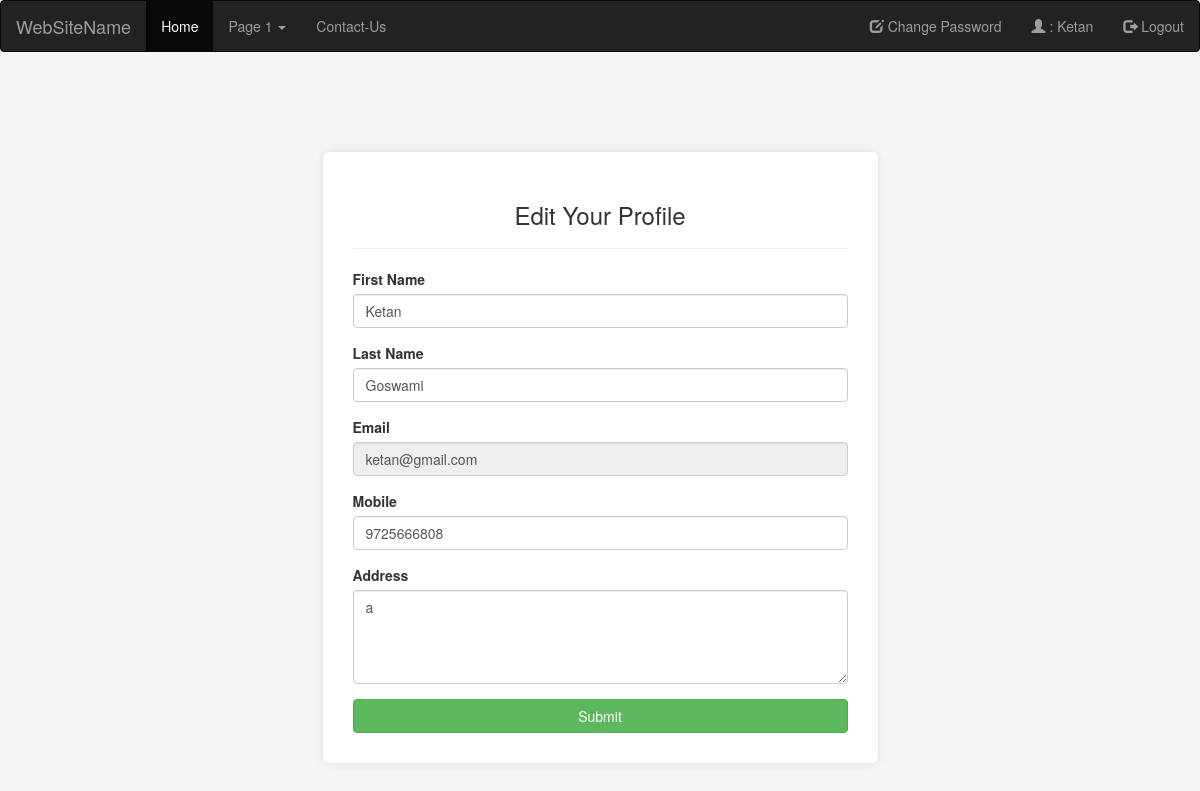
The page /profile/ (signed in) on the database as committed earlier.
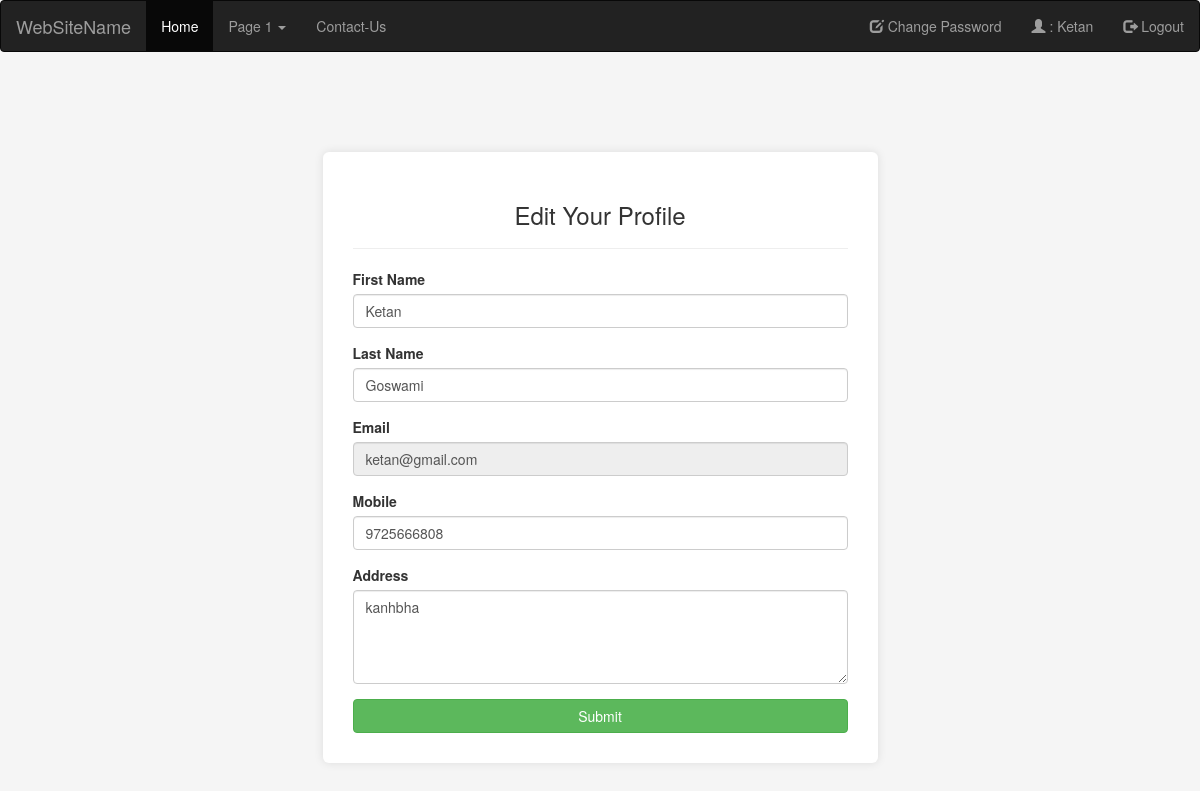
The same page on the database as committed later.
### myapp/models.py (models this page shows, shortened)
class User(models.Model):
    fname=models.CharField(max_length=100)
    lname=models.CharField(max_length=100)
    mobile=models.PositiveIntegerField()
    email=models.EmailField()
    address=models.TextField()
    password=models.CharField(max_length=100)

### myapp/views.py (the view, shortened to what this page needs)
# urls.py: path('profile/',views.profile,name='profile'),
def profile(request):
    user=User.objects.get(email=request.session['email'])
    return render(request,'profile.html',{'user':user})

### myapp/templates/profile.html (shortened to what this page needs)
{% extends 'header.html' %}
{% block content %}
<!DOCTYPE html>
<html lang="en">
<head>
</head>
<body>
    <div class="container">
  <div class="row">
    <div class="col-sm-6 col-sm-offset-3">
      <div class="contact-box">
        <h3 class="text-center">Edit Your Profile</h3>
        <hr>
        <form method="post" action="{% url 'profile' %}">
          <div class="form-group">
            <label>First Name</label>
            <input type="text" class="form-control" name="fname" value="{{user.fname}}" required>
          </div>
          <div class="form-group">
            <label>Last Name</label>
            <input type="text" class="form-control" name="lname" value="{{user.lname}}" required>
          </div>
          <div class="form-group">
            <label>Email</label>
            <input type="email" class="form-control" name="email" value="{{user.email}}" readonly>
          </div>
          <div class="form-group">
            <label>Mobile</label>
            <input type="text" class="form-control" name="mobile" value="{{user.mobile}}" required>
          </div>
          <div class="form-group">
            <label>Address</label>
            <textarea class="form-control" rows="4" name="address"  required>{{user.address}}</textarea>
          </div>
          <input type="submit" value="Submit" class="btn btn-success btn-block">
        </form>
      </div>
    </div>
  </div>
</div>
</body>
</html>
{% endblock %}

### myapp/templates/header.html (shortened to what this page needs)
<!DOCTYPE html>
<html lang="en">
<head>
  <link rel="stylesheet" href="https://maxcdn.bootstrapcdn.com/bootstrap/3.4.1/css/bootstrap.min.css">
</head>
<body>
<nav class="navbar navbar-inverse">
  <div class="container-fluid">
    <div class="navbar-header">
      <a class="navbar-brand" href="/">WebSiteName</a>
    </div>
    <ul class="nav navbar-nav">
      <li class="active"><a href="/">Home</a></li>
      <li class="dropdown"><a class="dropdown-toggle" data-toggle="dropdown" href="#">Page 1 <span class="caret"></span></a>
      </li>
      <li><a href="{% url 'contact' %}">Contact-Us</a></li>
    </ul>
    <ul class="nav navbar-nav navbar-right">
      {% if request.session.email %}
      <li><a href="{% url 'change_password' %}"><span class="glyphicon glyphicon-edit"></span> Change Password</a></li>
      <li><a href="{% url 'profile' %}"><span class="glyphicon glyphicon-user"></span> : {{request.session.fname}}</a></li>
      <li><a href="{% url 'logout' %}"><span class="glyphicon glyphicon-log-out"></span> Logout </a></li>
       {% endif %}
    </ul>
  </div>
</nav>
{% block content %}
{% endblock %}
</body>
</html>

### myapp/templates/profile.html (style rules this page uses)
body { background-color: #f5f5f5; }
.contact-box { margin-top: 80px; padding: 30px; background: #fff; border-radius: 6px; box-shadow: 0 0 10px rgba(0,0,0,0.1); }

Rows that differ between the two databases and show on the page:
changed User "Ketan": address "a" → "kanhbha"
